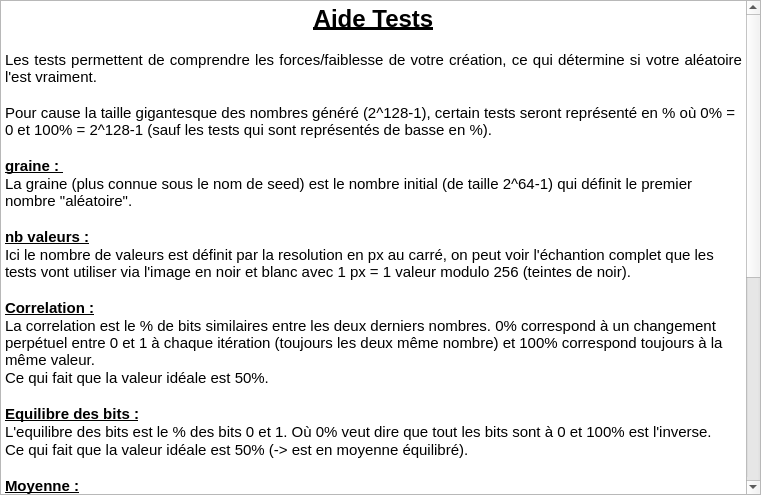
<?xml version="1.0" encoding="UTF-8"?>
<ui version="4.0">
 <class>AideTests</class>
 <widget class="QDialog" name="AideTests">
  <property name="geometry">
   <rect>
    <x>0</x>
    <y>0</y>
    <width>761</width>
    <height>495</height>
   </rect>
  </property>
  <property name="windowTitle">
   <string>Dialog</string>
  </property>
  <layout class="QVBoxLayout" name="verticalLayout">
   <property name="leftMargin">
    <number>0</number>
   </property>
   <property name="topMargin">
    <number>0</number>
   </property>
   <property name="rightMargin">
    <number>0</number>
   </property>
   <property name="bottomMargin">
    <number>0</number>
   </property>
   <item>
    <widget class="QTextEdit" name="textEdit">
     <property name="readOnly">
      <bool>true</bool>
     </property>
     <property name="html">
      <string>&lt;!DOCTYPE HTML PUBLIC &quot;-//W3C//DTD HTML 4.0//EN&quot; &quot;http://www.w3.org/TR/REC-html40/strict.dtd&quot;&gt;
&lt;html&gt;&lt;head&gt;&lt;meta name=&quot;qrichtext&quot; content=&quot;1&quot; /&gt;&lt;meta charset=&quot;utf-8&quot; /&gt;&lt;style type=&quot;text/css&quot;&gt;
p, li { white-space: pre-wrap; }
hr { height: 1px; border-width: 0; }
li.unchecked::marker { content: &quot;\2610&quot;; }
li.checked::marker { content: &quot;\2612&quot;; }
&lt;/style&gt;&lt;/head&gt;&lt;body style=&quot; font-family:'Ubuntu Sans'; font-size:11pt; font-weight:400; font-style:normal;&quot;&gt;
&lt;p align=&quot;center&quot; style=&quot; margin-top:0px; margin-bottom:0px; margin-left:0px; margin-right:0px; -qt-block-indent:0; text-indent:0px;&quot;&gt;&lt;span style=&quot; font-size:18pt; font-weight:700; text-decoration: underline;&quot;&gt;Aide Tests&lt;/span&gt;&lt;/p&gt;
&lt;p align=&quot;justify&quot; style=&quot;-qt-paragraph-type:empty; margin-top:0px; margin-bottom:0px; margin-left:0px; margin-right:0px; -qt-block-indent:0; text-indent:0px;&quot;&gt;&lt;br /&gt;&lt;/p&gt;
&lt;p align=&quot;justify&quot; style=&quot; margin-top:0px; margin-bottom:0px; margin-left:0px; margin-right:0px; -qt-block-indent:0; text-indent:0px;&quot;&gt;Les tests permettent de comprendre les forces/faiblesse de votre création, ce qui détermine si votre aléatoire l'est vraiment.&lt;/p&gt;
&lt;p style=&quot;-qt-paragraph-type:empty; margin-top:0px; margin-bottom:0px; margin-left:0px; margin-right:0px; -qt-block-indent:0; text-indent:0px;&quot;&gt;&lt;br /&gt;&lt;/p&gt;
&lt;p style=&quot; margin-top:0px; margin-bottom:0px; margin-left:0px; margin-right:0px; -qt-block-indent:0; text-indent:0px;&quot;&gt;Pour cause la taille gigantesque des nombres généré (2^128-1), certain tests seront représenté en % où 0% = 0 et 100% = 2^128-1 (sauf les tests qui sont représentés de basse en %).&lt;/p&gt;
&lt;p style=&quot;-qt-paragraph-type:empty; margin-top:0px; margin-bottom:0px; margin-left:0px; margin-right:0px; -qt-block-indent:0; text-indent:0px;&quot;&gt;&lt;br /&gt;&lt;/p&gt;
&lt;p style=&quot; margin-top:0px; margin-bottom:0px; margin-left:0px; margin-right:0px; -qt-block-indent:0; text-indent:0px;&quot;&gt;&lt;span style=&quot; font-weight:700; text-decoration: underline;&quot;&gt;graine : &lt;/span&gt;&lt;/p&gt;
&lt;p style=&quot; margin-top:0px; margin-bottom:0px; margin-left:0px; margin-right:0px; -qt-block-indent:0; text-indent:0px;&quot;&gt;La graine (plus connue sous le nom de seed) est le nombre initial (de taille 2^64-1) qui définit le premier nombre &amp;quot;aléatoire&amp;quot;.&lt;/p&gt;
&lt;p style=&quot;-qt-paragraph-type:empty; margin-top:0px; margin-bottom:0px; margin-left:0px; margin-right:0px; -qt-block-indent:0; text-indent:0px;&quot;&gt;&lt;br /&gt;&lt;/p&gt;
&lt;p style=&quot; margin-top:0px; margin-bottom:0px; margin-left:0px; margin-right:0px; -qt-block-indent:0; text-indent:0px;&quot;&gt;&lt;span style=&quot; font-weight:700; text-decoration: underline;&quot;&gt;nb valeurs :&lt;/span&gt;&lt;/p&gt;
&lt;p style=&quot; margin-top:0px; margin-bottom:0px; margin-left:0px; margin-right:0px; -qt-block-indent:0; text-indent:0px;&quot;&gt;Ici le nombre de valeurs est définit par la resolution en px au carré, on peut voir l'échantion complet que les tests vont utiliser via l'image en noir et blanc avec 1 px = 1 valeur modulo 256 (teintes de noir).&lt;/p&gt;
&lt;p style=&quot;-qt-paragraph-type:empty; margin-top:0px; margin-bottom:0px; margin-left:0px; margin-right:0px; -qt-block-indent:0; text-indent:0px;&quot;&gt;&lt;br /&gt;&lt;/p&gt;
&lt;p style=&quot; margin-top:0px; margin-bottom:0px; margin-left:0px; margin-right:0px; -qt-block-indent:0; text-indent:0px;&quot;&gt;&lt;span style=&quot; font-weight:700; text-decoration: underline;&quot;&gt;Correlation :&lt;/span&gt;&lt;/p&gt;
&lt;p style=&quot; margin-top:0px; margin-bottom:0px; margin-left:0px; margin-right:0px; -qt-block-indent:0; text-indent:0px;&quot;&gt;La correlation est le % de bits similaires entre les deux derniers nombres. 0% correspond à un changement perpétuel entre 0 et 1 à chaque itération (toujours les deux même nombre) et 100% correspond toujours à la même valeur.&lt;/p&gt;
&lt;p style=&quot; margin-top:0px; margin-bottom:0px; margin-left:0px; margin-right:0px; -qt-block-indent:0; text-indent:0px;&quot;&gt;Ce qui fait que la valeur idéale est 50%.&lt;/p&gt;
&lt;p style=&quot;-qt-paragraph-type:empty; margin-top:0px; margin-bottom:0px; margin-left:0px; margin-right:0px; -qt-block-indent:0; text-indent:0px;&quot;&gt;&lt;br /&gt;&lt;/p&gt;
&lt;p style=&quot; margin-top:0px; margin-bottom:0px; margin-left:0px; margin-right:0px; -qt-block-indent:0; text-indent:0px;&quot;&gt;&lt;span style=&quot; font-weight:700; text-decoration: underline;&quot;&gt;Equilibre des bits :&lt;/span&gt;&lt;/p&gt;
&lt;p style=&quot; margin-top:0px; margin-bottom:0px; margin-left:0px; margin-right:0px; -qt-block-indent:0; text-indent:0px;&quot;&gt;L'equilibre des bits est le % des bits 0 et 1. Où 0% veut dire que tout les bits sont à 0 et 100% est l'inverse.&lt;/p&gt;
&lt;p style=&quot; margin-top:0px; margin-bottom:0px; margin-left:0px; margin-right:0px; -qt-block-indent:0; text-indent:0px;&quot;&gt;Ce qui fait que la valeur idéale est 50% (-&amp;gt; est en moyenne équilibré).&lt;/p&gt;
&lt;p style=&quot;-qt-paragraph-type:empty; margin-top:0px; margin-bottom:0px; margin-left:0px; margin-right:0px; -qt-block-indent:0; text-indent:0px;&quot;&gt;&lt;br /&gt;&lt;/p&gt;
&lt;p style=&quot; margin-top:0px; margin-bottom:0px; margin-left:0px; margin-right:0px; -qt-block-indent:0; text-indent:0px;&quot;&gt;&lt;span style=&quot; font-weight:700; text-decoration: underline;&quot;&gt;Moyenne :&lt;/span&gt;&lt;/p&gt;
&lt;p style=&quot; margin-top:0px; margin-bottom:0px; margin-left:0px; margin-right:0px; -qt-block-indent:0; text-indent:0px;&quot;&gt;La moyenne correspond à la somme de l'échantillon divisé par le nb de valeurs.&lt;/p&gt;
&lt;p style=&quot; margin-top:0px; margin-bottom:0px; margin-left:0px; margin-right:0px; -qt-block-indent:0; text-indent:0px;&quot;&gt;Idéalement elle doit être la moitié de la valeur max (2^127).&lt;/p&gt;
&lt;p style=&quot; margin-top:0px; margin-bottom:0px; margin-left:0px; margin-right:0px; -qt-block-indent:0; text-indent:0px;&quot;&gt;Comme le nombre est trop grand on le met en % comme expliqué tout en haut.&lt;/p&gt;
&lt;p style=&quot;-qt-paragraph-type:empty; margin-top:0px; margin-bottom:0px; margin-left:0px; margin-right:0px; -qt-block-indent:0; text-indent:0px;&quot;&gt;&lt;br /&gt;&lt;/p&gt;
&lt;p style=&quot; margin-top:0px; margin-bottom:0px; margin-left:0px; margin-right:0px; -qt-block-indent:0; text-indent:0px;&quot;&gt;&lt;span style=&quot; font-weight:700; text-decoration: underline;&quot;&gt;Uniformité :&lt;/span&gt;&lt;/p&gt;
&lt;p style=&quot; margin-top:0px; margin-bottom:0px; margin-left:0px; margin-right:0px; -qt-block-indent:0; text-indent:0px;&quot;&gt;L'uniformité représente la répartition des valeurs sur la plage possible (0 à 2^128). Ici les coupures se feront à chaque 1% et on compte le nb valeurs dans ce quartier.&lt;/p&gt;
&lt;p style=&quot; margin-top:0px; margin-bottom:0px; margin-left:0px; margin-right:0px; -qt-block-indent:0; text-indent:0px;&quot;&gt;Cette valeur est à l'échelle de la loi statistique du chi-carré. On à une constante de 123.2 qui est spécifique à nos 100 quartier.&lt;br /&gt;Si on est &amp;gt; 123.2 alors les valeurs sont mal réparties et si on est &amp;gt; 123.2 alors elles sont plutôt régulières.&lt;/p&gt;
&lt;p style=&quot; margin-top:0px; margin-bottom:0px; margin-left:0px; margin-right:0px; -qt-block-indent:0; text-indent:0px;&quot;&gt;Attention, cette valeur n'est pas totalement fiable suivant le nb de valeurs étudiées&lt;/p&gt;
&lt;p style=&quot;-qt-paragraph-type:empty; margin-top:0px; margin-bottom:0px; margin-left:0px; margin-right:0px; -qt-block-indent:0; text-indent:0px;&quot;&gt;&lt;br /&gt;&lt;/p&gt;
&lt;p style=&quot; margin-top:0px; margin-bottom:0px; margin-left:0px; margin-right:0px; -qt-block-indent:0; text-indent:0px;&quot;&gt;&lt;span style=&quot; font-weight:700; text-decoration: underline;&quot;&gt;Coefficient de Variation :&lt;/span&gt;&lt;/p&gt;
&lt;p style=&quot; margin-top:0px; margin-bottom:0px; margin-left:0px; margin-right:0px; -qt-block-indent:0; text-indent:0px;&quot;&gt;Le CV est le % de concentration des valeurs autour de la moyenne.&lt;/p&gt;
&lt;p style=&quot; margin-top:0px; margin-bottom:0px; margin-left:0px; margin-right:0px; -qt-block-indent:0; text-indent:0px;&quot;&gt;Il utilise l'ecart type divisé par la moyenne fois 100.&lt;/p&gt;
&lt;p style=&quot; margin-top:0px; margin-bottom:0px; margin-left:0px; margin-right:0px; -qt-block-indent:0; text-indent:0px;&quot;&gt;0% correspond à une consentration identique des valeurs sur la moyenne et 100% correspond à une dispertion des valeurs  &lt;/p&gt;
&lt;p style=&quot; margin-top:0px; margin-bottom:0px; margin-left:0px; margin-right:0px; -qt-block-indent:0; text-indent:0px;&quot;&gt;Attention, la moyenne peut ne pas être le millieu de la plage (regardez les tests précédent pour vérifier).&lt;/p&gt;
&lt;p style=&quot; margin-top:0px; margin-bottom:0px; margin-left:0px; margin-right:0px; -qt-block-indent:0; text-indent:0px;&quot;&gt;Le CV idéal n'est pas 50 %, mais environ 57,7 %.&lt;/p&gt;
&lt;p style=&quot; margin-top:0px; margin-bottom:0px; margin-left:0px; margin-right:0px; -qt-block-indent:0; text-indent:0px;&quot;&gt;Mais attention, cette valeur seul ne veut rien dire!&lt;/p&gt;
&lt;p align=&quot;justify&quot; style=&quot;-qt-paragraph-type:empty; margin-top:0px; margin-bottom:0px; margin-left:0px; margin-right:0px; -qt-block-indent:0; text-indent:0px;&quot;&gt;&lt;br /&gt;&lt;/p&gt;&lt;/body&gt;&lt;/html&gt;</string>
     </property>
    </widget>
   </item>
  </layout>
 </widget>
 <resources/>
 <connections/>
</ui>
